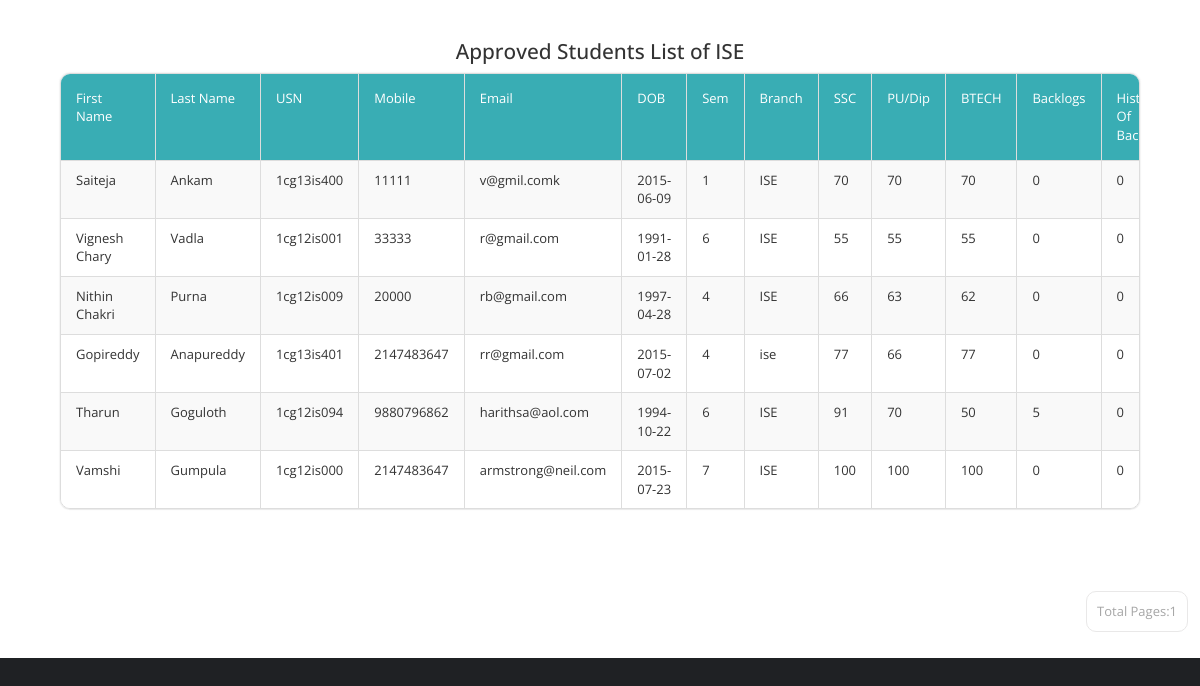
/PProfile/ise.php (signed in), run on the app's committed database.
### tables this page shows
CREATE TABLE IF NOT EXISTS `basicdetails` (
  `Id` int(11) NOT NULL AUTO_INCREMENT,
  `FirstName` varchar(25) NOT NULL,
  `LastName` varchar(25) NOT NULL,
  `USN` varchar(10) NOT NULL,
  `Mobile` bigint(11) NOT NULL,
  `Email` varchar(255) NOT NULL,
  `DOB` date NOT NULL,
  `Sem` int(11) NOT NULL,
  `Branch` varchar(15) NOT NULL,
  `SSLC` float NOT NULL,
  `PU/Dip` float NOT NULL,
  `BE` float NOT NULL,
  `Backlogs` int(11) NOT NULL,
  `HofBacklogs` tinyint(1) NOT NULL,
  `DetainYears` int(11) NOT NULL,
  `Approve` tinyint(1) NOT NULL DEFAULT '0',
  `ApprovalDate` date NOT NULL,
  PRIMARY KEY (`Id`,`USN`),
  UNIQUE KEY `USN` (`USN`,`Mobile`,`Email`)
);

### PProfile/ise.php (the view, shortened to what this page needs)
<!DOCTYPE html>
<html lang="en">
  <head>
    <link href="css/font-awesome.min.css" rel="stylesheet">
    <link href="css/bootstrap.min.css" rel="stylesheet">
    <link href="css/templatemo-style.css" rel="stylesheet">
  </head>
  <body>
  <div class="bg">
  <div class="templatemo-content-container">
 <center><h2>Approved Students List of ISE</h2></center>
          <div class="templatemo-content-widget no-padding">
            <div class="panel panel-default table-responsive">
<table class="table table-striped table-bordered templatemo-user-table">
                <thead>
                  <tr>
				  <td>
				  <a class="white-text templatemo-sort-by">First Name </a></td>
                    <td><a  class="white-text templatemo-sort-by">Last Name  </a></td>
                    <td><a class="white-text templatemo-sort-by">USN </a></td>
                    <td><a  class="white-text templatemo-sort-by">Mobile </a></td>
					   <td><a class="white-text templatemo-sort-by">Email </a></td>
                       <td><a  class="white-text templatemo-sort-by">DOB </a></td>
   <td><a  class="white-text templatemo-sort-by">Sem </a></td>
   <td><a  class="white-text templatemo-sort-by">Branch </a></td>
   <td><a  class="white-text templatemo-sort-by">SSC </a></td>
   <td><a  class="white-text templatemo-sort-by">PU/Dip </a></td>
			      <td><a  class="white-text templatemo-sort-by">BTECH </a></td>
			      <td><a class="white-text templatemo-sort-by">Backlogs </a></td>
				     <td><a  class="white-text templatemo-sort-by">History Of Backlogs </a></td>
				  </thead>
 <?php
$num_rec_per_page=15;
$connect = mysqli_connect('localhost','root','','details');
if (isset($_GET["page"])) { $page  = $_GET["page"]; } else { $page=1; };
$start_from = ($page-1) * $num_rec_per_page;
$sql = "SELECT * FROM basicdetails where Approve='1' and Branch='ISE' LIMIT $start_from, $num_rec_per_page";
$rs_result = $connect->query($sql);
while ($row = $rs_result->fetch_assoc())
{
            print "<tr>";
print "<td>" . $row['FirstName'] . "</td>";
print "<td>" . $row['LastName'] . "</td>";
print "<td>" . $row['USN'] . "</td>";
print "<td>" . $row['Mobile'] . "</td>";
print "<td>" . $row['Email'] . "</td>";
print "<td>" . $row['DOB'] . "</td>";
print "<td>" . $row['Sem'] . "</td>";
print "<td>" . $row['Branch'] . "</td>";
print "<td>" . $row['SSLC'] . "</td>";
print "<td>" . $row['PU/Dip'] . "</td>";
print "<td>" . $row['BE'] . "</td>";
print "<td>" . $row['Backlogs'] . "</td>";
print "<td>" . $row['HofBacklogs'] . "</td>";
print "</tr>";
}
?>
              </table>
			  </div>
			  </div>
			  </div>
   <div class="pagination-wrap">
   <ul class="pagination">
   <?php
$num_rec_per_page=15;
$connect = mysqli_connect('localhost','root','','details');
$sql = "SELECT * FROM basicdetails where Approve='1' and Branch='ISE'";
$rs_result = $connect->query($sql);
$total_records = $rs_result->num_rows;
$totalpage = ceil($total_records / $num_rec_per_page);
$currentpage = (isset($_GET['page']) ? $_GET['page'] : 1);
	 if($currentpage == 0)
	{
	}
	else if( $currentpage >= 1  &&  $currentpage <= $totalpage  )
	{
	 echo "<li><a>Total Pages:".$totalpage."</a></li>";
}
 ?>
</ul>
</div>
</body>
</html>

### PProfile/css/templatemo-style.css (style rules this page uses)
* { font-family: 'Open Sans', sans-serif; }
body { font-size: 13px; }
body, .templatemo-left-nav { background: #1f2124; }
.bg { background: #ffffff }
h1, h2, h3 { margin: 0; }
h2 { font-size: 1.6em; }
ul { list-style-type: none; margin: 0; padding: 0; }
.white-text { color: white; }
.templatemo-content-container { padding: 40px 50px; }
.templatemo-content-widget { border-radius: 10px; padding: 30px; position: relative; margin: 10px; box-shadow: 0px 0px 1px 1px rgba(161, 159, 159, 0.1); }
.templatemo-content-widget.no-padding { padding: 0; }
.panel { border-radius: 10px; }
.pagination-wrap { margin-right: 10px; text-align: right; }
.pagination>li>a { border-color: #E9E8E8; color: #a6a6a6; margin: 2px; padding: 10px; }
.pagination>li>a, .pagination>li:first-child>a, .pagination>li:last-child>a { border-radius: 10px; }
.table { margin-bottom: 0; }
.table>tbody>tr>td { padding: 10px 15px; }
.table>thead>tr>td { padding: 15px; }
.templatemo-user-table thead { background-color: #39ADB4; color: white; }
.panel>.table-responsive:last-child>.table:last-child, .panel>.table:last-child { border-bottom-right-radius: 10px; border-bottom-left-radius: 10px; }
.panel>.table:first-child { border-top-left-radius: 10px; border-top-right-radius: 10px; }

### data on the page
basicdetails: FirstName "Saiteja", LastName "Ankam", USN "1cg13is400", Mobile "11111", Email "v@gmil.comk", DOB "2015-06-09", Sem "1", Branch "ISE", SSLC "70", value "70", BE "70", Backlogs "0", HofBacklogs "0"
basicdetails: FirstName "Vignesh Chary", LastName "Vadla", USN "1cg12is001", Mobile "33333", Email "r@gmail.com", DOB "1991-01-28", Sem "6", Branch "ISE", SSLC "55", value "55", BE "55", Backlogs "0", HofBacklogs "0"
basicdetails: FirstName "Nithin Chakri", LastName "Purna", USN "1cg12is009", Mobile "20000", Email "rb@gmail.com", DOB "1997-04-28", Sem "4", Branch "ISE", SSLC "66", value "63", BE "62", Backlogs "0", HofBacklogs "0"
basicdetails: FirstName "Gopireddy", LastName "Anapureddy", USN "1cg13is401", Mobile "2147483647", Email "rr@gmail.com", DOB "2015-07-02", Sem "4", Branch "ise", SSLC "77", value "66", BE "77", Backlogs "0", HofBacklogs "0"
basicdetails: FirstName "Tharun", LastName "Goguloth", USN "1cg12is094", Mobile "9880796862", Email "harithsa@aol.com", DOB "1994-10-22", Sem "6", Branch "ISE", SSLC "91", value "70", BE "50", Backlogs "5", HofBacklogs "0"
basicdetails: FirstName "Vamshi", LastName "Gumpula", USN "1cg12is000", Mobile "2147483647", Email "armstrong@neil.com", DOB "2015-07-23", Sem "7", Branch "ISE", SSLC "100", value "100", BE "100", Backlogs "0", HofBacklogs "0"

### other printed values
$totalpage "1"
